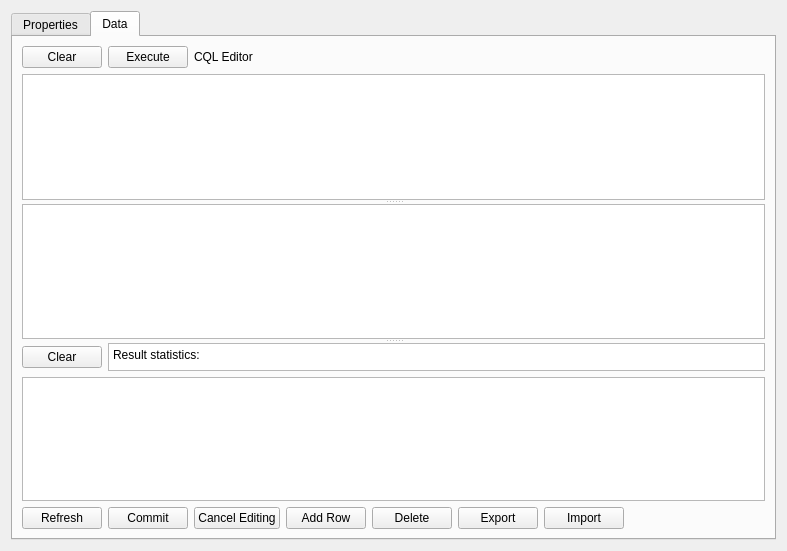
<?xml version="1.0" encoding="UTF-8"?>
<ui version="4.0">
 <class>table</class>
 <widget class="QFrame" name="table">
  <property name="geometry">
   <rect>
    <x>0</x>
    <y>0</y>
    <width>787</width>
    <height>551</height>
   </rect>
  </property>
  <property name="windowTitle">
   <string>Table</string>
  </property>
  <layout class="QGridLayout" name="gridLayout">
   <item row="0" column="0">
    <layout class="QVBoxLayout" name="verticalLayout">
     <item>
      <widget class="QTabWidget" name="tab_widget">
       <property name="currentIndex">
        <number>1</number>
       </property>
       <widget class="QWidget" name="properties">
        <attribute name="title">
         <string>Properties</string>
        </attribute>
        <layout class="QGridLayout" name="gridLayout_3">
         <item row="0" column="0">
          <layout class="QVBoxLayout" name="verticalLayout_5">
           <item>
            <widget class="QTabWidget" name="tabWidget">
             <property name="currentIndex">
              <number>0</number>
             </property>
             <widget class="QWidget" name="Columns">
              <attribute name="title">
               <string>Columns</string>
              </attribute>
              <layout class="QGridLayout" name="gridLayout_4">
               <item row="0" column="0">
                <layout class="QVBoxLayout" name="verticalLayout_6">
                 <item>
                  <widget class="QTableView" name="table_description_table_view"/>
                 </item>
                </layout>
               </item>
              </layout>
             </widget>
             <widget class="QWidget" name="Keys">
              <attribute name="title">
               <string>Keys</string>
              </attribute>
              <layout class="QGridLayout" name="gridLayout_5">
               <item row="0" column="0">
                <layout class="QVBoxLayout" name="verticalLayout_7">
                 <item>
                  <widget class="QTableView" name="primary_key_description_table_view"/>
                 </item>
                </layout>
               </item>
              </layout>
             </widget>
             <widget class="QWidget" name="Indexes">
              <attribute name="title">
               <string>Indexes</string>
              </attribute>
              <layout class="QGridLayout" name="gridLayout_6">
               <item row="0" column="0">
                <layout class="QVBoxLayout" name="verticalLayout_8">
                 <item>
                  <widget class="QTableView" name="indexes_description_table_view"/>
                 </item>
                </layout>
               </item>
              </layout>
             </widget>
             <widget class="QWidget" name="DDL">
              <attribute name="title">
               <string>DDL</string>
              </attribute>
              <layout class="QGridLayout" name="gridLayout_7">
               <item row="0" column="0">
                <layout class="QVBoxLayout" name="verticalLayout_9">
                 <item>
                  <widget class="QPlainTextEdit" name="ddl_description_plain_text_edit">
                   <property name="readOnly">
                    <bool>true</bool>
                   </property>
                  </widget>
                 </item>
                </layout>
               </item>
              </layout>
             </widget>
            </widget>
           </item>
          </layout>
         </item>
        </layout>
       </widget>
       <widget class="QWidget" name="data">
        <attribute name="title">
         <string>Data</string>
        </attribute>
        <layout class="QGridLayout" name="gridLayout_2">
         <item row="0" column="0">
          <widget class="QSplitter" name="splitter">
           <property name="orientation">
            <enum>Qt::Vertical</enum>
           </property>
           <widget class="QWidget" name="verticalLayoutWidget_3">
            <layout class="QVBoxLayout" name="verticalLayout_4">
             <item>
              <layout class="QHBoxLayout" name="horizontalLayout_3">
               <item>
                <widget class="QPushButton" name="clear_editor_push_button">
                 <property name="text">
                  <string>Clear</string>
                 </property>
                </widget>
               </item>
               <item>
                <widget class="QPushButton" name="execute_push_button">
                 <property name="text">
                  <string>Execute</string>
                 </property>
                </widget>
               </item>
               <item>
                <widget class="QLabel" name="cql_editor_label">
                 <property name="text">
                  <string>CQL Editor</string>
                 </property>
                </widget>
               </item>
               <item>
                <spacer name="horizontalSpacer_2">
                 <property name="orientation">
                  <enum>Qt::Horizontal</enum>
                 </property>
                 <property name="sizeHint" stdset="0">
                  <size>
                   <width>40</width>
                   <height>20</height>
                  </size>
                 </property>
                </spacer>
               </item>
              </layout>
             </item>
             <item>
              <widget class="QPlainTextEdit" name="query_plain_text_edit"/>
             </item>
            </layout>
           </widget>
           <widget class="QWidget" name="verticalLayoutWidget">
            <layout class="QVBoxLayout" name="verticalLayout_2">
             <item>
              <widget class="QTableView" name="table_view"/>
             </item>
            </layout>
           </widget>
           <widget class="QWidget" name="verticalLayoutWidget_2">
            <layout class="QVBoxLayout" name="verticalLayout_3">
             <property name="spacing">
              <number>6</number>
             </property>
             <item>
              <layout class="QHBoxLayout" name="horizontalLayout_2">
               <item>
                <widget class="QPushButton" name="clear_results_push_button">
                 <property name="text">
                  <string>Clear</string>
                 </property>
                </widget>
               </item>
               <item>
                <widget class="QPlainTextEdit" name="result_statistics_plain_text_edit">
                 <property name="maximumSize">
                  <size>
                   <width>16777215</width>
                   <height>28</height>
                  </size>
                 </property>
                 <property name="readOnly">
                  <bool>true</bool>
                 </property>
                 <property name="plainText">
                  <string>Result statistics:</string>
                 </property>
                </widget>
               </item>
              </layout>
             </item>
             <item>
              <widget class="QPlainTextEdit" name="results_plain_text_edit">
               <property name="readOnly">
                <bool>true</bool>
               </property>
              </widget>
             </item>
            </layout>
           </widget>
          </widget>
         </item>
         <item row="1" column="0">
          <layout class="QHBoxLayout" name="horizontalLayout">
           <item>
            <widget class="QPushButton" name="refresh_push_button">
             <property name="text">
              <string>Refresh</string>
             </property>
            </widget>
           </item>
           <item>
            <widget class="QPushButton" name="commit_push_button">
             <property name="text">
              <string>Commit</string>
             </property>
            </widget>
           </item>
           <item>
            <widget class="QPushButton" name="cancel_edit_push_button">
             <property name="text">
              <string>Cancel Editing</string>
             </property>
            </widget>
           </item>
           <item>
            <widget class="QPushButton" name="add_row_push_button">
             <property name="text">
              <string>Add Row</string>
             </property>
            </widget>
           </item>
           <item>
            <widget class="QPushButton" name="delete_push_button">
             <property name="text">
              <string>Delete</string>
             </property>
            </widget>
           </item>
           <item>
            <widget class="QPushButton" name="export_push_button">
             <property name="text">
              <string>Export</string>
             </property>
            </widget>
           </item>
           <item>
            <widget class="QPushButton" name="import_push_button">
             <property name="text">
              <string>Import</string>
             </property>
            </widget>
           </item>
           <item>
            <spacer name="horizontalSpacer">
             <property name="orientation">
              <enum>Qt::Horizontal</enum>
             </property>
             <property name="sizeHint" stdset="0">
              <size>
               <width>40</width>
               <height>20</height>
              </size>
             </property>
            </spacer>
           </item>
          </layout>
         </item>
        </layout>
       </widget>
      </widget>
     </item>
    </layout>
   </item>
  </layout>
 </widget>
 <resources/>
 <connections/>
</ui>
